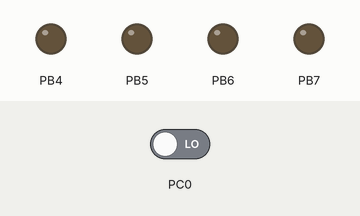
Bench run of a program on a simulated ATmega2560, built with avr-gcc and emulated at 16 MHz. On the bench: output pins drawn as LEDs (lit = HIGH). Inputs (shaded band) come from the test bench; at power-on: PC0 LOW.

Above: at 1.2 s.
1.3 s: PC0 driven HIGH
At 2.4 s:
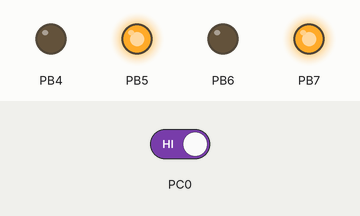
2.8 s: PC0 driven LOW
At 3.5 s:
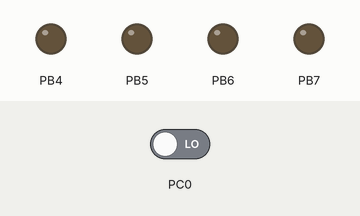
Timing chart, 0 to 5.8 s (numbered marks = the images above; inputs shaded):
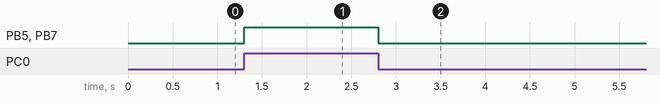

The program:

main.c
```c
/*
 * Boton.c
 *
 * Created: 11/09/2020 17:13:43
 * Author : Wels
 */
#define F_CPU 16000000UL

#include <util/delay.h>
#include <avr/io.h>


int main(void)
{
	DDRB = 0xF0;// 1 -> salida y 0-> entrada
	DDRC &= 0b11111110;// PC0 -> Entrada
    /* Replace with your application code */
    while (1)
    {
		if (PINC & (1<<0) )
			PORTB = (1<<7) | (1<<5);
		else
			//PORTB = (~(1<<7)) & (~(1<<5));
			PORTB &= 0x00;
    }
}

//PORTB -> ESCRIBIR
//PINC -> LEER

/*
(1<<0) -> 1 logico al pin 0
00000000 -> (1<<0) 00000001
(1<<5) > 1 logico al pin 5
~(1<<7) -> 0 logico al pin 7
00000000 -> ~(1<<0) 11111110
*/
```

Measured:
- after the input at 1.3 s, PB5, PB7: LOW → HIGH at once
- after the input at 2.8 s, PB5, PB7: HIGH → LOW at once
